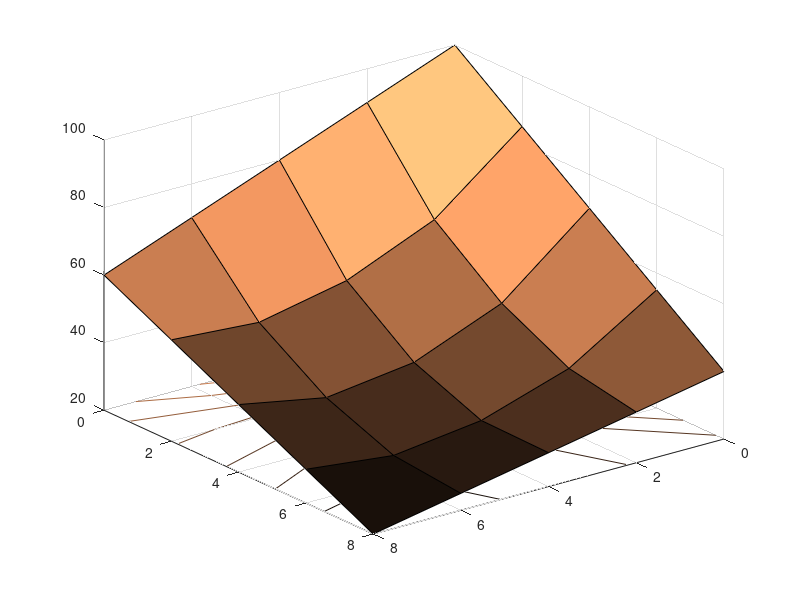
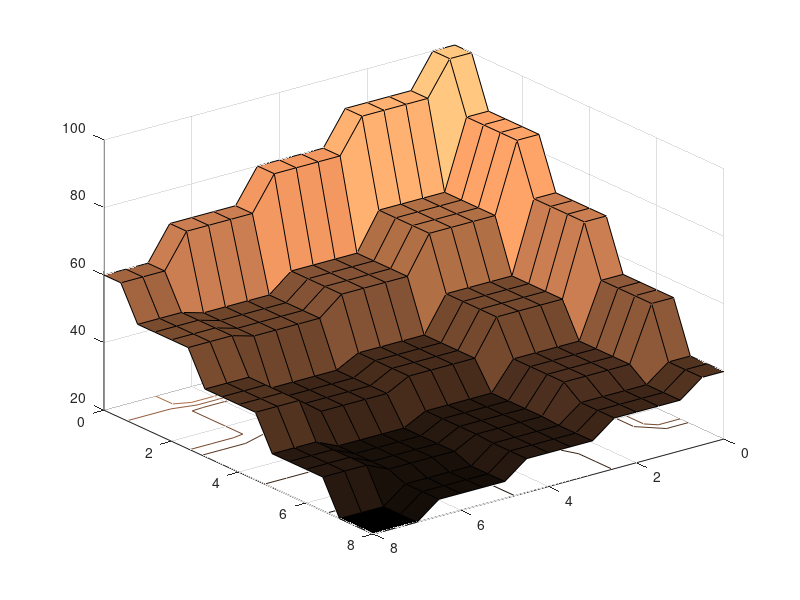
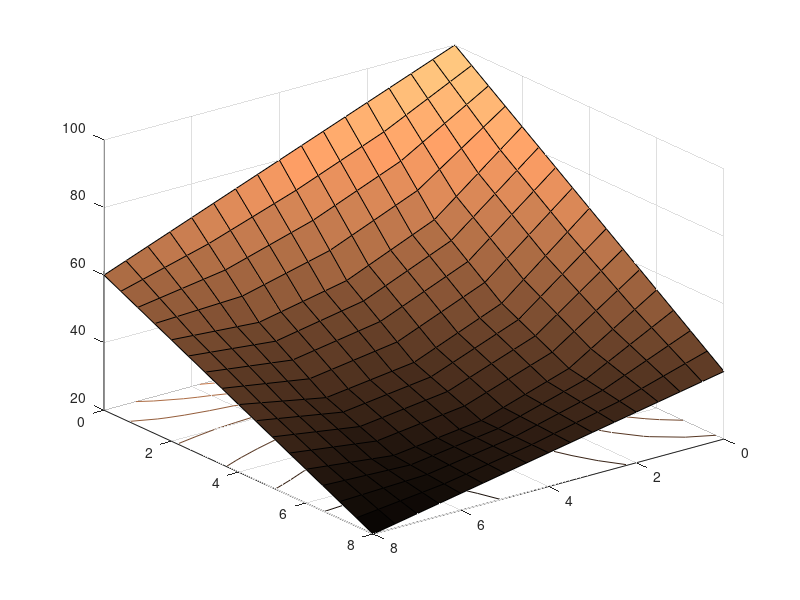
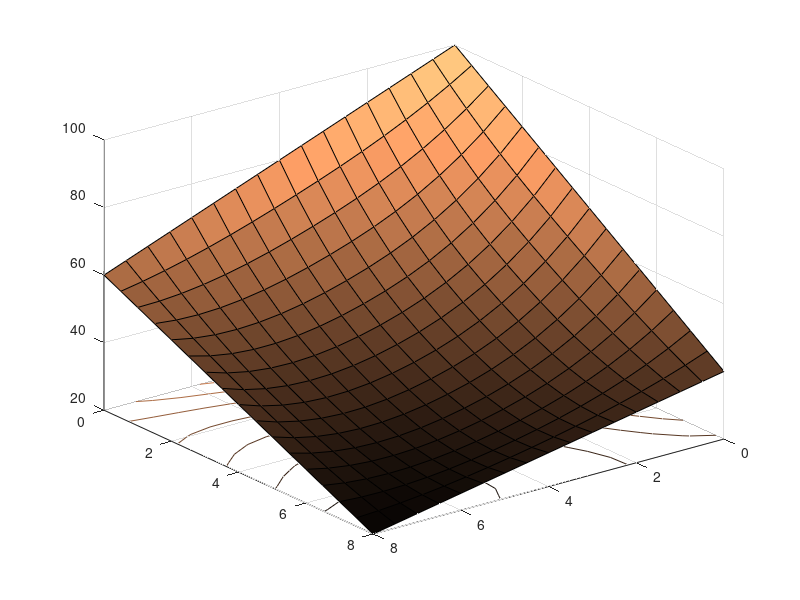

Here is the MATLAB script that generated these plots, in order:
%Kyle Mitra
%I understand and have adhered to all the tenets of the Duke
%Community Standard in the creation of this code.
%Signed: km423

clear; format short e
load Table17p20.mat

%a
A1 = interp2(x,y,T,4,3.2, 'nearest')
A2 = interp2(x,y,T,4,3.2, 'linear')
A3 = interp2(x,y,T,4,3.2, 'spline')

%b
B1 = interp2(x,y,T,4.3,2.7, 'nearest')
B2 = interp2(x,y,T,4.3,2.7,'linear')
B3 = interp2(x,y,T,4.3,2.7, 'spline')

[XVals, YVals] = meshgrid(linspace(0,8,17));

figure(1);clf
surfc(x,y,T)
colormap copper 
view (142.5 , 30)
print -dpng Chapra1720a

figure(2);clf
TVals = interp2(x,y,T,XVals,YVals, 'nearest');
surfc(XVals, YVals, TVals)
colormap copper 
view (142.5 , 30)
print -dpng Chapra1720b

figure(3);clf
TVals2 = interp2(x,y,T,XVals,YVals, 'linear');
surfc(XVals, YVals, TVals2)
colormap copper 
view (142.5 , 30)
print -dpng Chapra1720c

figure(4);clf
TVals3 = interp2(x,y,T,XVals,YVals, 'spline');
surfc(XVals, YVals, TVals3)
colormap copper 
view (142.5 , 30)
print -dpng Chapra1720d
